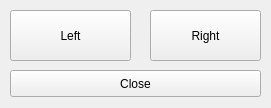
<?xml version="1.0" encoding="UTF-8"?>
<ui version="4.0">
 <class>ControlPanelForm</class>
 <widget class="QWidget" name="ControlPanelForm">
  <property name="geometry">
   <rect>
    <x>0</x>
    <y>0</y>
    <width>271</width>
    <height>108</height>
   </rect>
  </property>
  <property name="windowTitle">
   <string>Form</string>
  </property>
  <widget class="QPushButton" name="pushButtonLeft">
   <property name="geometry">
    <rect>
     <x>10</x>
     <y>10</y>
     <width>121</width>
     <height>51</height>
    </rect>
   </property>
   <property name="text">
    <string>Left</string>
   </property>
  </widget>
  <widget class="QPushButton" name="pushButtonRight">
   <property name="geometry">
    <rect>
     <x>150</x>
     <y>10</y>
     <width>111</width>
     <height>51</height>
    </rect>
   </property>
   <property name="text">
    <string>Right</string>
   </property>
  </widget>
  <widget class="QPushButton" name="pushButtonClose">
   <property name="geometry">
    <rect>
     <x>10</x>
     <y>70</y>
     <width>251</width>
     <height>27</height>
    </rect>
   </property>
   <property name="text">
    <string>Close</string>
   </property>
  </widget>
 </widget>
 <resources/>
 <connections/>
</ui>
